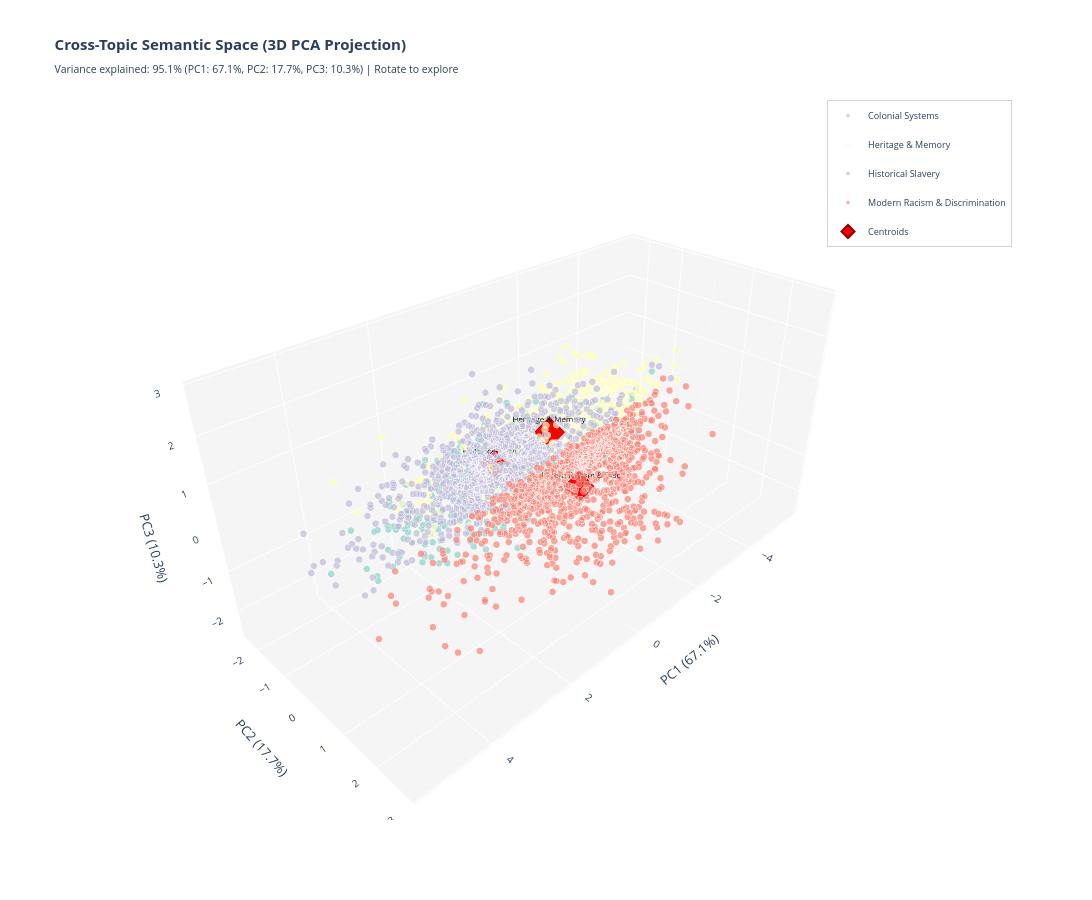

Notebook code cell kept with this figure:
### Code cell
# ============================================================
# CELL 9.5: 3D CROSS-TOPIC VISUALIZATION
# ============================================================

if VIZ_AVAILABLE:
    print(f"\n{'='*70}")
    print("CREATING 3D CROSS-TOPIC VISUALIZATION")
    print(f"{'='*70}")

    df_plot = cross_topic_viz_data['df']
    centroids_3d = cross_topic_viz_data['centroids_pca_3d']
    var_exp = cross_topic_viz_data['explained_variance_3d']

    # --------------------------------------------------------
    # Create Figure
    # --------------------------------------------------------

    fig_3d = go.Figure()

    print(f"\nAdding chunks to 3D plot...")

    # --------------------------------------------------------
    # Plot Chunks Grouped by Primary Topic
    # --------------------------------------------------------

    for topic in topics_viz:
        topic_df = df_plot[df_plot['primary_topic'] == topic]

        if len(topic_df) == 0:
            continue

        print(f"  {topic}: {len(topic_df)} chunks")

        # Build hover text (similar to 2D)
        hover_texts = []
        for idx, row in topic_df.iterrows():
            all_scores = []
            for tc, tn in zip(topic_cols_cosine_viz, topics_viz):
                score = row.get(tc, 0)
                all_scores.append(f"  • {tn}: {score:.3f}")

            hover_parts = [
                f"<b>Chunk ID:</b> {row.get('chunk_uid', 'N/A')}",
                f"<b>Primary Topic:</b> {row['primary_topic']}",
                f"<b>Primary Score:</b> {row['primary_score']:.3f}",
                f"<b>Distance to Centroid:</b> {row.get('distance_to_centroid', 0):.3f}",
                "<br><b>All Scores:</b>",
            ] + all_scores[:4]  # Limit to top 4 for readability
            hover_parts.append(f"<br>{row.get('snippet', '')[:250]}")

            hover_texts.append("<br>".join(hover_parts))

        # Add 3D scatter trace
        fig_3d.add_trace(go.Scatter3d(
            x=topic_df['pca_x'],
            y=topic_df['pca_y'],
            z=topic_df['pca_z'],
            mode='markers',
            name=topic,
            marker=dict(
                size=4,
                color=topic_colors[topic],
                opacity=0.7,
                line=dict(width=0.5, color='white')
            ),
            hovertemplate='%{hovertext}<extra></extra>',
            hovertext=hover_texts,
            legendgroup=topic,
        ))

    # --------------------------------------------------------
    # Plot Topic Centroids in 3D
    # --------------------------------------------------------

    print(f"\nAdding topic centroids to 3D plot...")

    centroid_x = []
    centroid_y = []
    centroid_z = []
    centroid_names = []
    centroid_hover = []

    for topic, coords in centroids_3d.items():
        centroid_x.append(coords[0])
        centroid_y.append(coords[1])
        centroid_z.append(coords[2])
        centroid_names.append(topic[:20])  # Shorten for 3D display

        n_chunks = (df_plot['primary_topic'] == topic).sum()
        hover_text = (
            f"<b>CENTROID: {topic}</b><br>"
            f"<b>Chunks:</b> {n_chunks}<br>"
            f"<b>Position:</b> ({coords[0]:.2f}, {coords[1]:.2f}, {coords[2]:.2f})"
        )
        centroid_hover.append(hover_text)

    fig_3d.add_trace(go.Scatter3d(
        x=centroid_x,
        y=centroid_y,
        z=centroid_z,
        mode='markers+text',
        name='Centroids',
        text=centroid_names,
        textposition='top center',
        textfont=dict(size=8, color='black'),
        marker=dict(
            size=10,
            color='red',
            symbol='diamond',
            line=dict(width=2, color='darkred')
        ),
        hovertemplate='%{hovertext}<extra></extra>',
        hovertext=centroid_hover,
        showlegend=True,
        legendgroup='centroids',
    ))

    # --------------------------------------------------------
    # Update Layout
    # --------------------------------------------------------

    fig_3d.update_layout(
        title=(
            f'<b>Cross-Topic Semantic Space (3D PCA Projection)</b><br>'
            f'<sub>Variance explained: {var_exp.sum():.1%} '
            f'(PC1: {var_exp[0]:.1%}, PC2: {var_exp[1]:.1%}, PC3: {var_exp[2]:.1%}) | '
            f'Rotate to explore</sub>'
        ),
        scene=dict(
            xaxis=dict(
                title=f'PC1 ({var_exp[0]:.1%})',
                backgroundcolor="rgb(245, 245, 245)",
                gridcolor="white",
                showbackground=True
            ),
            yaxis=dict(
                title=f'PC2 ({var_exp[1]:.1%})',
                backgroundcolor="rgb(245, 245, 245)",
                gridcolor="white",
                showbackground=True
            ),
            zaxis=dict(
                title=f'PC3 ({var_exp[2]:.1%})',
                backgroundcolor="rgb(245, 245, 245)",
                gridcolor="white",
                showbackground=True
            ),
            camera=dict(
                eye=dict(x=1.5, y=1.5, z=1.3)
            )
        ),
        width=1400,
        height=900,
        font=dict(size=11),
        showlegend=True,
        legend=dict(
            x=1.0,
            y=1.0,
            xanchor='right',
            yanchor='top',
            font=dict(size=9),
            bgcolor='rgba(255,255,255,0.8)',
            bordercolor='lightgray',
            borderwidth=1
        ),
        template='plotly_white'
    )

    # --------------------------------------------------------
    # Save Visualization
    # --------------------------------------------------------

    output_path = visuals_path_viz / 'cross_topic_space_3d.html'
    fig_3d.write_html(str(output_path))

    print(f"\n{'='*70}")
    print(f"3D VISUALIZATION COMPLETE")
    print(f"{'='*70}")
    print(f"  Saved to: {output_path.relative_to(fs.root)}")
    print(f"  Chunks plotted: {len(df_plot)}")
    print(f"  Variance explained: {var_exp.sum():.1%}")

    # Display in notebook
    try:
        fig_3d.show()
    except:
        print(f"  (Interactive display not available)")

    print(f"\nCell 9.5 Complete!")

else:
    print("Skipping 3D visualization - not available")

### Figure 1 — Plotly figure (JSON) as saved in the notebook; plotly's stock layout.template omitted (floating-point values rounded to 4 significant figures; data arrays with more than 128 entries replaced by an {"elided": "..."} marker saying what was removed)
{"data": [{"hovertemplate": "%{hovertext}<extra></extra>", "hovertext": {"elided": "564 str values"}, "legendgroup": "Colonial Systems", "marker": {"color": "rgb(141,211,199)", "line": {"color": "white", "width": 0.5}, "opacity": 0.7, "size": 4}, "mode": "markers", "name": "Colonial Systems", "type": "scatter3d", "x": {"elided": "564 float values"}, "y": {"elided": "564 float values"}, "z": {"elided": "564 float values"}}, {"hovertemplate": "%{hovertext}<extra></extra>", "hovertext": {"elided": "526 str values"}, "legendgroup": "Heritage & Memory", "marker": {"color": "rgb(255,255,179)", "line": {"color": "white", "width": 0.5}, "opacity": 0.7, "size": 4}, "mode": "markers", "name": "Heritage & Memory", "type": "scatter3d", "x": {"elided": "526 float values"}, "y": {"elided": "526 float values"}, "z": {"elided": "526 float values"}}, {"hovertemplate": "%{hovertext}<extra></extra>", "hovertext": {"elided": "879 str values"}, "legendgroup": "Historical Slavery", "marker": {"color": "rgb(190,186,218)", "line": {"color": "white", "width": 0.5}, "opacity": 0.7, "size": 4}, "mode": "markers", "name": "Historical Slavery", "type": "scatter3d", "x": {"elided": "879 float values"}, "y": {"elided": "879 float values"}, "z": {"elided": "879 float values"}}, {"hovertemplate": "%{hovertext}<extra></extra>", "hovertext": {"elided": "871 str values"}, "legendgroup": "Modern Racism & Discrimination", "marker": {"color": "rgb(251,128,114)", "line": {"color": "white", "width": 0.5}, "opacity": 0.7, "size": 4}, "mode": "markers", "name": "Modern Racism & Discrimination", "type": "scatter3d", "x": {"elided": "871 float values"}, "y": {"elided": "871 float values"}, "z": {"elided": "871 float values"}}, {"hovertemplate": "%{hovertext}<extra></extra>", "hovertext": ["<b>CENTROID: Colonial Systems</b><br><b>Chunks:</b> 564<br><b>Position:</b> (-0.10, -0.74, -0.47)", "<b>CENTROID: Heritage & Memory</b><br><b>Chunks:</b> 526<br><b>Position:</b> (-0.29, 0.15, 0.76)", "<b>CENTROID: Historical Slavery</b><br><b>Chunks:</b> 879<br><b>Position:</b> (0.71, -0.44, 0.18)", "<b>CENTROID: Modern Racism & Discrimination</b><br><b>Chunks:</b> 871<br><b>Position:</b> (-0.48, 0.83, -0.33)"], "legendgroup": "centroids", "marker": {"color": "red", "line": {"color": "darkred", "width": 2}, "size": 10, "symbol": "diamond"}, "mode": "markers+text", "name": "Centroids", "showlegend": true, "text": ["Colonial Systems", "Heritage & Memory", "Historical Slavery", "Modern Racism & Disc"], "textfont": {"color": "black", "size": 8}, "textposition": "top center", "type": "scatter3d", "x": [-0.1043, -0.2885, 0.7112, -0.476], "y": [-0.7419, 0.1494, -0.4371, 0.8313], "z": [-0.4701, 0.7608, 0.1764, -0.333]}], "layout": {"font": {"size": 11}, "height": 900, "legend": {"bgcolor": "rgba(255,255,255,0.8)", "bordercolor": "lightgray", "borderwidth": 1, "font": {"size": 9}, "x": 1, "xanchor": "right", "y": 1, "yanchor": "top"}, "scene": {"camera": {"eye": {"x": 1.5, "y": 1.5, "z": 1.3}}, "xaxis": {"backgroundcolor": "rgb(245, 245, 245)", "gridcolor": "white", "showbackground": true, "title": {"text": "PC1 (67.1%)"}}, "yaxis": {"backgroundcolor": "rgb(245, 245, 245)", "gridcolor": "white", "showbackground": true, "title": {"text": "PC2 (17.7%)"}}, "zaxis": {"backgroundcolor": "rgb(245, 245, 245)", "gridcolor": "white", "showbackground": true, "title": {"text": "PC3 (10.3%)"}}}, "showlegend": true, "title": {"text": "<b>Cross-Topic Semantic Space (3D PCA Projection)</b><br><sub>Variance explained: 95.1% (PC1: 67.1%, PC2: 17.7%, PC3: 10.3%) | Rotate to explore</sub>"}, "width": 1400}}
